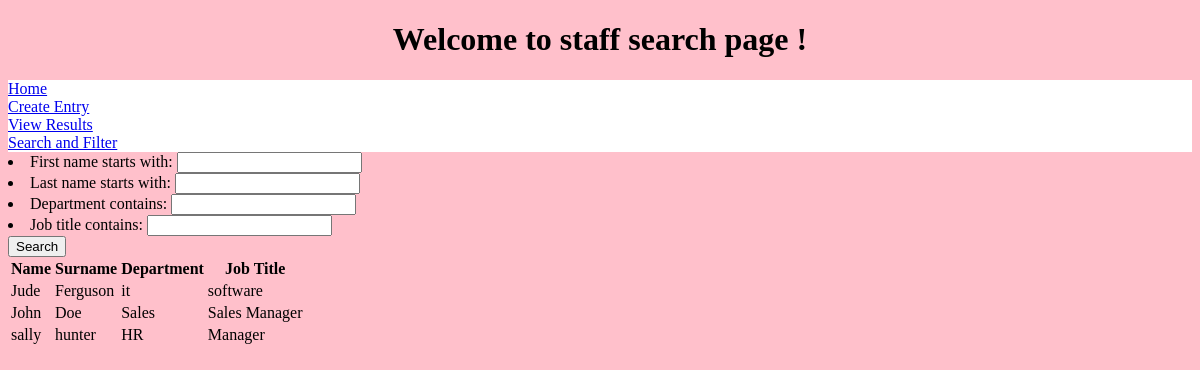
The page /staff/filter.html on the database as committed earlier.
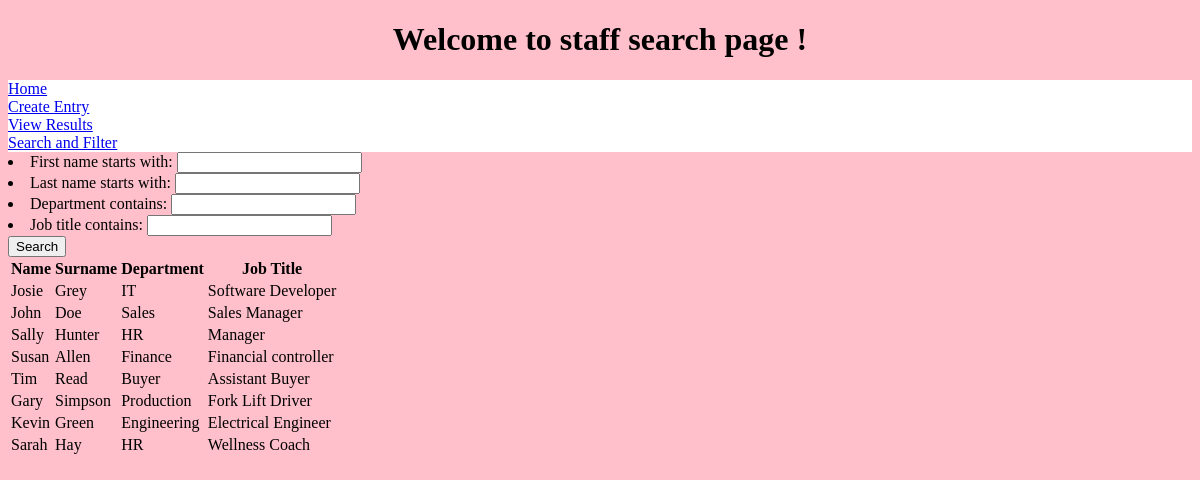
The same page on the database as committed later.
### staff/models.py (models this page shows, shortened)
class StaffInfo(models.Model):
    first_name = models.CharField(max_length=30)
    last_name = models.CharField(max_length=30)
    department = models.CharField(max_length=30)
    job_title = models.CharField(max_length=30)
    start_date = models.DateField()
    end_date = models.DateField(null=True, blank=True)

### staff/views.py (the view)
# urls.py: path("staff/filter.html", views.search_filter, name='filter'),
def search_filter(request):
	staff= StaffInfo.objects.all()
	filter = StaffFilter(request.GET, queryset = staff)
	return render(request, 'staff/filters.html', {'filter' : filter})

### staff/templates/staff/filters.html (shortened to what this page needs)
{% extends "staff/base.html" %}  {% load static %} {% block head %} {% endblock %}
 {% block content %}
 <form method="get">
    {{ filter.form.as_ul}}
    <button type="submit">Search</button>
  </form>
 <table>
    <tr>
        <th>Name</th>
        <th>Surname</th>
        <th>Department</th>
        <th>Job Title</th>
    </tr>
    <tr>
  {% for staff in filter.qs %}
    <td>{{staff.first_name}} </td>
    <td>{{staff.last_name}} </td>
    <td>{{staff.department}}</td>
    <td> {{staff.job_title}}</td>
    </tr>
  {% endfor %}
 </table>
</html>
{% endblock %}

Rows that differ between the two databases and show on the page:
changed StaffInfo: first_name "Jude" → "Josie"; last_name "Ferguson" → "Grey"; department "it" → "IT"; job_title "software" → "Software Developer"
changed StaffInfo "Manager": first_name "sally" → "Sally"; last_name "hunter" → "Hunter"
added StaffInfo: first_name "Susan", last_name "Allen", department "Finance", job_title "Financial controller"
added StaffInfo: first_name "Tim", last_name "Read", department "Buyer", job_title "Assistant Buyer"
added StaffInfo: first_name "Gary", last_name "Simpson", department "Production", job_title "Fork Lift Driver"
added StaffInfo: first_name "Kevin", last_name "Green", department "Engineering", job_title "Electrical Engineer"
added StaffInfo: first_name "Sarah", last_name "Hay", department "HR", job_title "Wellness Coach"
